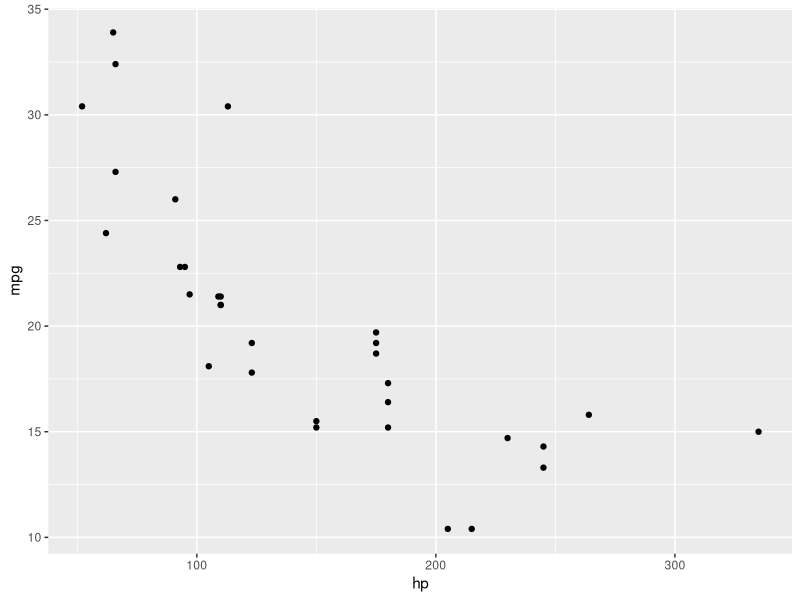
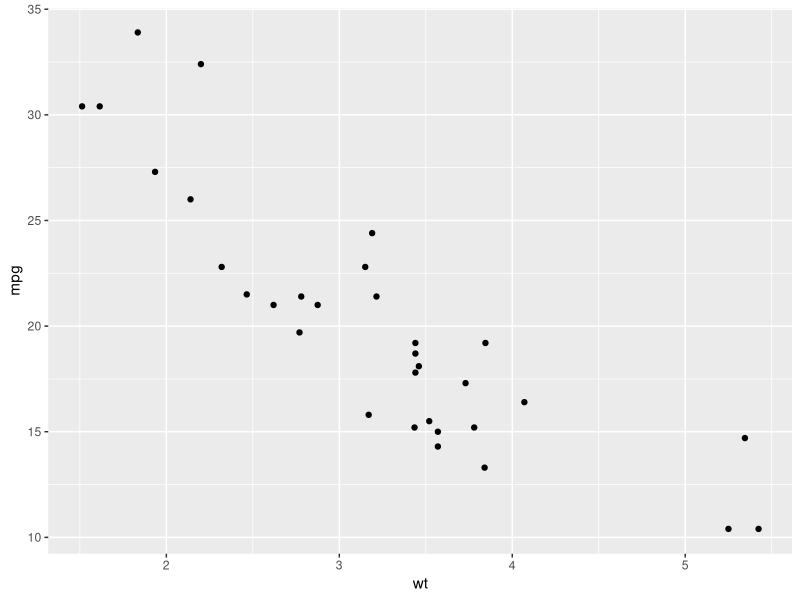

Write R code to recreate these figures, in order.
## ---- chunk 1
1 + 1
## ---- chunk 2
#| echo: false
2 * 2
## ---- chunk 3
#| label: fig-test
library(ggplot2)
ggplot(mtcars, aes(hp, mpg)) + geom_point()
## ---- chunk 4
#| label: sfig-test2
library(ggplot2)
ggplot(mtcars, aes(wt, mpg)) + geom_point()
